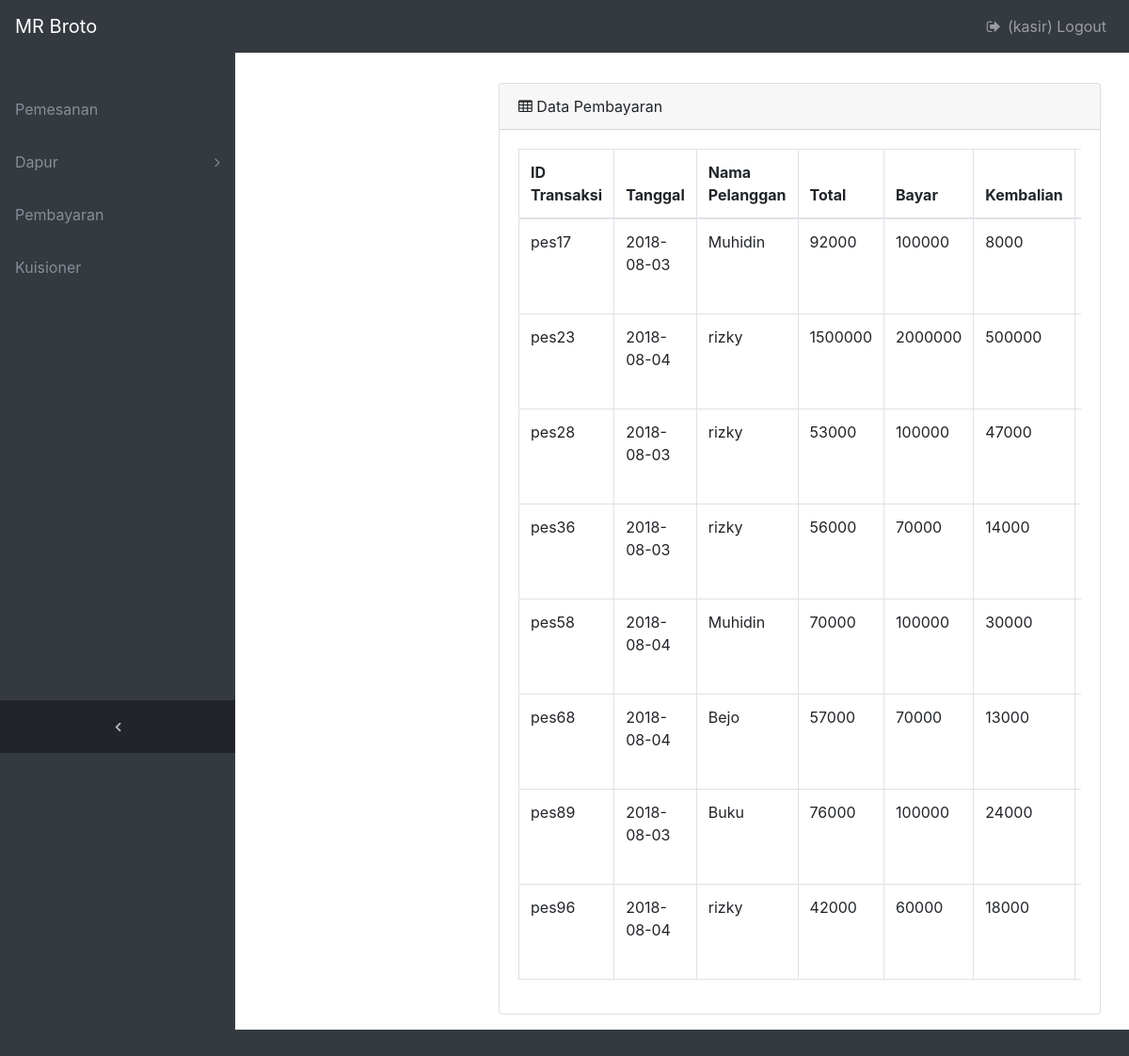
Page /broto/index.php?page=pembayaran&aksi=lihat (signed in) on the committed database.
### tables this page shows
CREATE TABLE `pesanan` (
  `id_transaksi` char(8) NOT NULL,
  `id_pelanggan` char(8) DEFAULT NULL,
  `id_pegawai` char(8) NOT NULL,
  `tanggal` date NOT NULL,
  `no_meja` int(11) NOT NULL,
  `total` int(11) NOT NULL,
  `bayar` int(11) DEFAULT NULL,
  `kembali` int(11) DEFAULT NULL,
  PRIMARY KEY (`id_transaksi`),
  KEY `pesanan_ibfk_1` (`id_pegawai`),
  KEY `id_pelanggan` (`id_pelanggan`),
  KEY `no_meja` (`no_meja`),
  CONSTRAINT `pesanan_ibfk_1` FOREIGN KEY (`id_pegawai`) REFERENCES `pegawai` (`id_pegawai`) ON DELETE CASCADE ON UPDATE CASCADE,
  CONSTRAINT `pesanan_ibfk_2` FOREIGN KEY (`id_pelanggan`) REFERENCES `pelanggan` (`id_pelanggan`) ON DELETE CASCADE ON UPDATE CASCADE,
  CONSTRAINT `pesanan_ibfk_4` FOREIGN KEY (`no_meja`) REFERENCES `meja` (`no_meja`) ON DELETE CASCADE ON UPDATE CASCADE
);

CREATE TABLE `pelanggan` (
  `id_pelanggan` char(8) NOT NULL,
  `nama` varchar(30) NOT NULL,
  `no_telp` varchar(20) NOT NULL,
  PRIMARY KEY (`id_pelanggan`)
);

### broto/page/pembayaran/lihat.php (the view, shortened to what this page needs)
<div class="content-wrapper">
    <div class="container-fluid">
      <div class="card mb-3">
        <div class="card-header">
          <i class="fa fa-table"></i> Data Pembayaran</div>
        <div class="card-body">
          <div class="table-responsive">
            <table class="table table-bordered" id="dataTable" width="100%" cellspacing="0">
                    <thead>
                        <tr>
                            <th>ID Transaksi</th>
                            <th>Tanggal</th>
                            <th>Nama Pelanggan</th>
                            <th>Total</th>
                            <th>Bayar</th>
                            <th>Kembalian</th>
                            <th>No Meja</th>
                        </tr>
                    </thead>
                    <tbody>
                      <?php
                          $sql = $koneksi->query("SELECT id_transaksi,tanggal,nama,total,bayar,kembali,meja.no_meja FROM pesanan
                          INNER JOIN pelanggan ON pelanggan.`id_pelanggan`=pesanan.`id_pelanggan`
                          INNER JOIN pegawai ON pegawai.`id_pegawai`=pesanan.`id_pegawai`
                          INNER JOIN meja ON meja.no_meja=pesanan.no_meja
                          where bayar!=0; ");
                          while($data = $sql->fetch_assoc()){
                       ?>
                        <tr>
                            <td><?php echo $data['id_transaksi'] ?></td>
                            <td><?php echo $data['tanggal'] ?></td>
                            <td><?php echo $data['nama'] ?></td>
                            <td><?php echo $data['total'] ?></td>
                            <td><?php echo $data['bayar'] ?></td>
                            <td><?php echo $data['kembali'] ?></td>
                            <td><?php echo $data['no_meja'] ?></td>
                        </tr>
                      <?php } ?>
                    </tbody>
                  </table>
                </div>
     </div>
                </div>

### broto/css/sb-admin.css (style rules this page uses)
html { position: relative; min-height: 100%; }
body { overflow-x: hidden; }
body.sticky-footer { margin-bottom: 56px; }
body.sticky-footer .content-wrapper { min-height: calc(100vh - 56px - 56px); }
body.fixed-nav { padding-top: 56px; }
.content-wrapper { min-height: calc(100vh - 56px); padding-top: 1rem; }
.content-wrapper { overflow-x: hidden; background: white; }
@media (min-width: 992px) { .content-wrapper { margin-left: 250px; } }

### rows in the picture
pesanan: id_transaksi "pes17", tanggal "2018-08-03", id_pelanggan.nama "Muhidin", total "92000", bayar "100000", kembali "8000"
pesanan: id_transaksi "pes23", tanggal "2018-08-04", id_pelanggan.nama "rizky", total "1500000", bayar "2000000", kembali "500000"
pesanan: id_transaksi "pes28", tanggal "2018-08-03", id_pelanggan.nama "rizky", total "53000", bayar "100000", kembali "47000"
pesanan: id_transaksi "pes36", tanggal "2018-08-03", id_pelanggan.nama "rizky", total "56000", bayar "70000", kembali "14000"
pesanan: id_transaksi "pes58", tanggal "2018-08-04", id_pelanggan.nama "Muhidin", total "70000", bayar "100000", kembali "30000"
pesanan: id_transaksi "pes68", tanggal "2018-08-04", id_pelanggan.nama "Bejo", total "57000", bayar "70000", kembali "13000"
pesanan: id_transaksi "pes89", tanggal "2018-08-03", id_pelanggan.nama "Buku", total "76000", bayar "100000", kembali "24000"
pesanan: id_transaksi "pes96", tanggal "2018-08-04", id_pelanggan.nama "rizky", total "42000", bayar "60000", kembali "18000"

### other values in the picture
$_SESSION['username'] "kasir"
